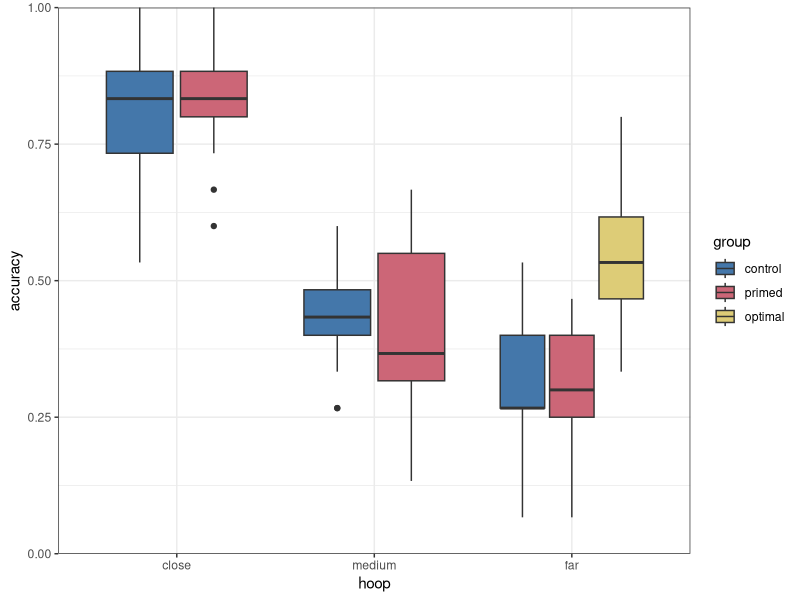
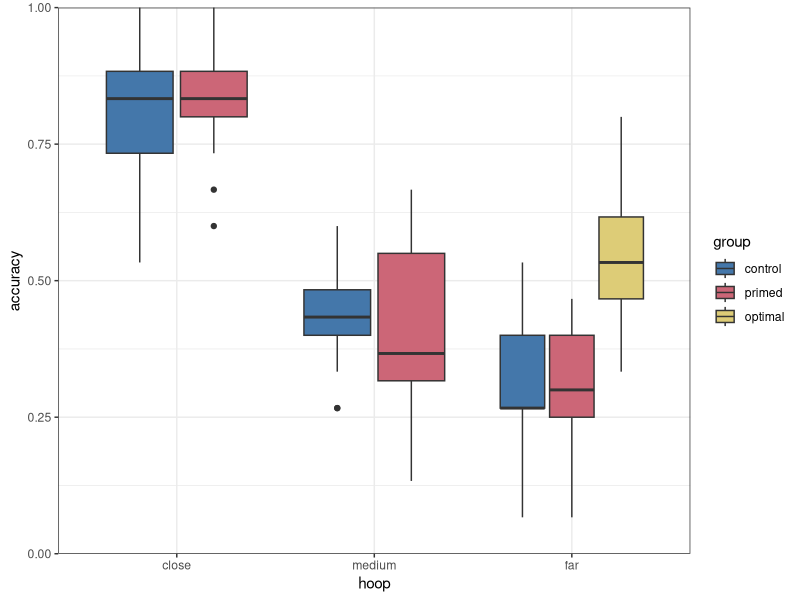

Here is the R script that generated these plots, in order:
library(tidyverse)
library(ggthemes)
library(viridisLite)
dat = read_csv('results.csv')

dat$Participant = as.factor(dat$Participant)
dat$Order = as.factor(dat$Order)
levels(dat$Order) = c('control', 'primed')
names(dat)[2] <- "group"
names(dat)[8] <- "hoop_dist"
names(dat)[9] <- "participant_position"
names(dat)[10] <- "hit"

# Work out who did the Reaching Task properly
dat$ReachingCorrect = ((dat$Centre == 1) + (dat$Middle == 1) + (dat$Edge==1))==3
# aggregate(ReachingCorrect ~ Participant+Order, dat, FUN="mean")


# normalise participant position
dat$standing_pos = abs(dat$participant_position / dat$hoop_dist)


# take the close and far hoops
(dat %>% 
	# filter(hoop_dist %in% c(5, 13)) %>%
	group_by(Participant, group, hoop_dist) %>%
	summarise(accuracy = mean(hit)) %>%
	select(-Participant)) -> acc_dat

# acc_dat$hoop <- fct_relevel(acc_dat$hoop, close, medium, far)

opt_dat <- tibble(group = "optimal", hoop_dist = 13, accuracy = rbinom(32, 15, 0.5)/15, hoop = "far")

acc_dat <- bind_rows(acc_dat, opt_dat)


acc_dat$hoop <- as.factor(acc_dat$hoop_dist)
levels(acc_dat$hoop) <- c("close", "medium", "far")

acc_dat$group <- as_factor(acc_dat$group)
acc_dat$group <- fct_relevel(acc_dat$group, "control", "primed", "optimal")

plt <- ggplot(acc_dat, aes(x = hoop, y = accuracy, fill = group))
plt <- plt + geom_boxplot()
plt <- plt + theme_bw()
plt <- plt + scale_fill_manual(values = ptol_pal()(3)[c(1,3,2)])
plt <- plt + scale_y_continuous(limits = c(0, 1), expand = c(0, 0))
ggsave("acc_bloxplot.png", width = 4, height = 3)
plt